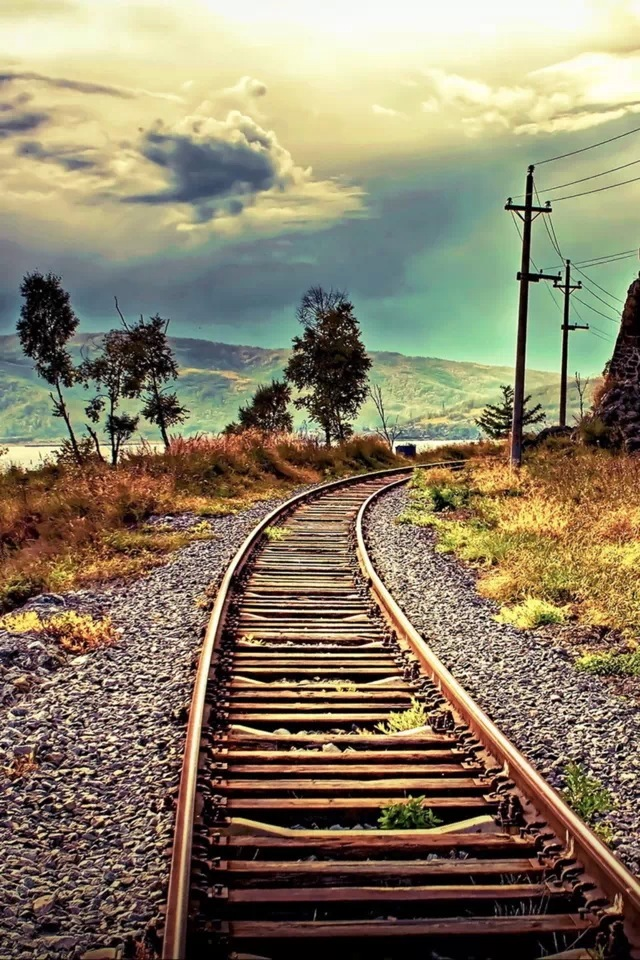
%> input picture abc.jpg, 640 x 960 px
$ octave bit_plane_slicing.m   (GNU Octave 9; MATLAB toolbox functions it lacks are replaced by stand-ins)
%> lines starting %> are read from the running program, lines starting %| are printed output that depends on the picture; in (x1, y1, x2, y2) boxes, pixels count from 0 and x2, y2 are one past the last pixel; in counts of white or black regions, pixels touching at a corner belong together; the program's own positions count from 1
clear;
clc;

i = imread('abc.jpg');
%> i is the input picture: size 960x640x3 uint8; mean R, G, B 137.8, 126.7, 102.8
im = rgb2gray(i);
cd = double(im);

plane1 = mod(cd, 2);
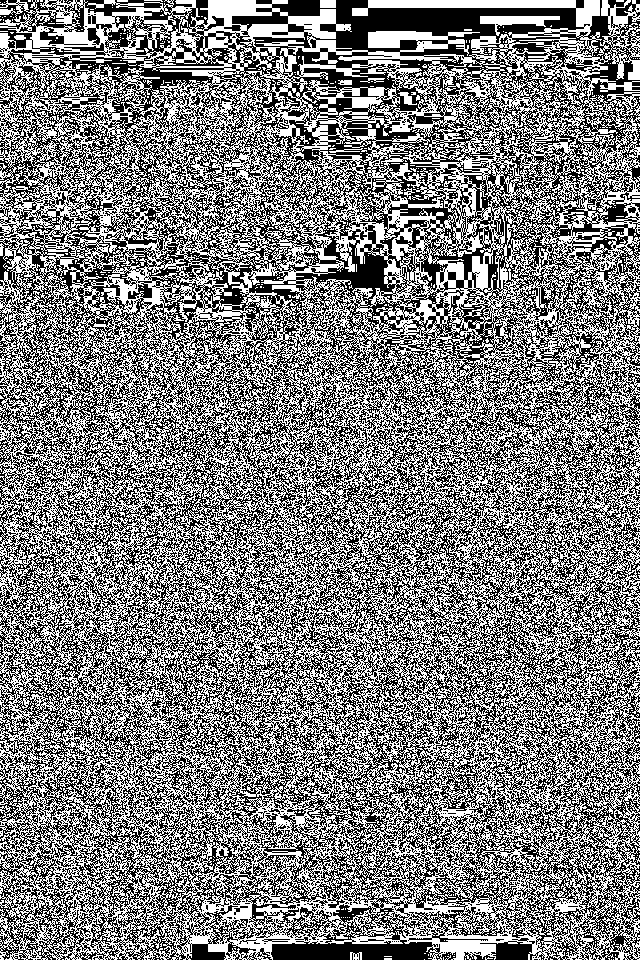
%> plane1: size 960x640 double; values 0 (black) and 1 (white), 49.6% white in thin lines or dots
plane2 = mod(floor(cd/2), 2);
%> plane2: size 960x640 double; values 0 (black) and 1 (white), 49.5% white in thin lines or dots
plane3 = mod(floor(cd/4), 2);
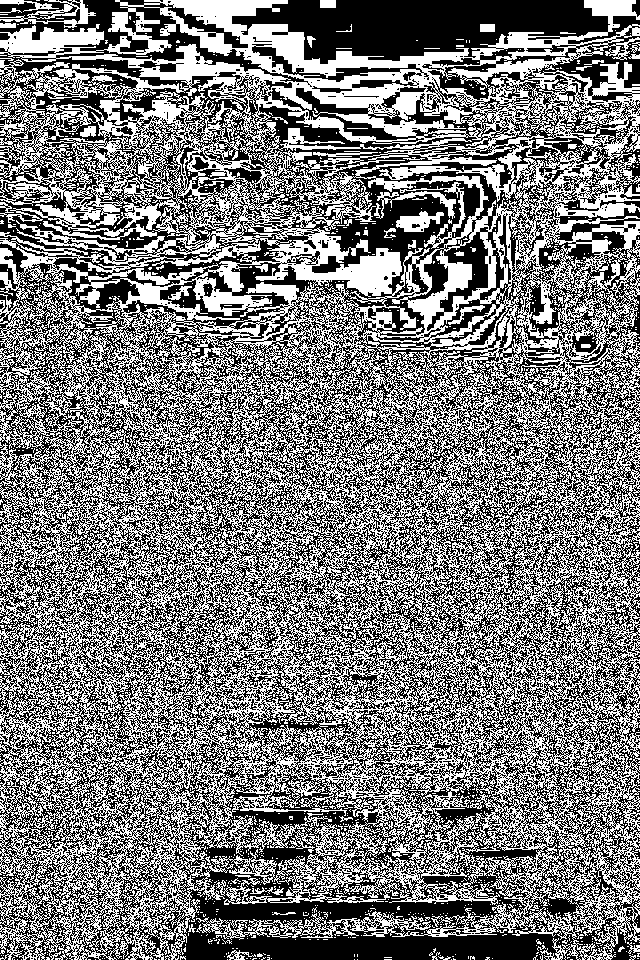
%> plane3: size 960x640 double; values 0 (black) and 1 (white), 48.1% white in thin lines or dots
plane4 = mod(floor(cd/8), 2);
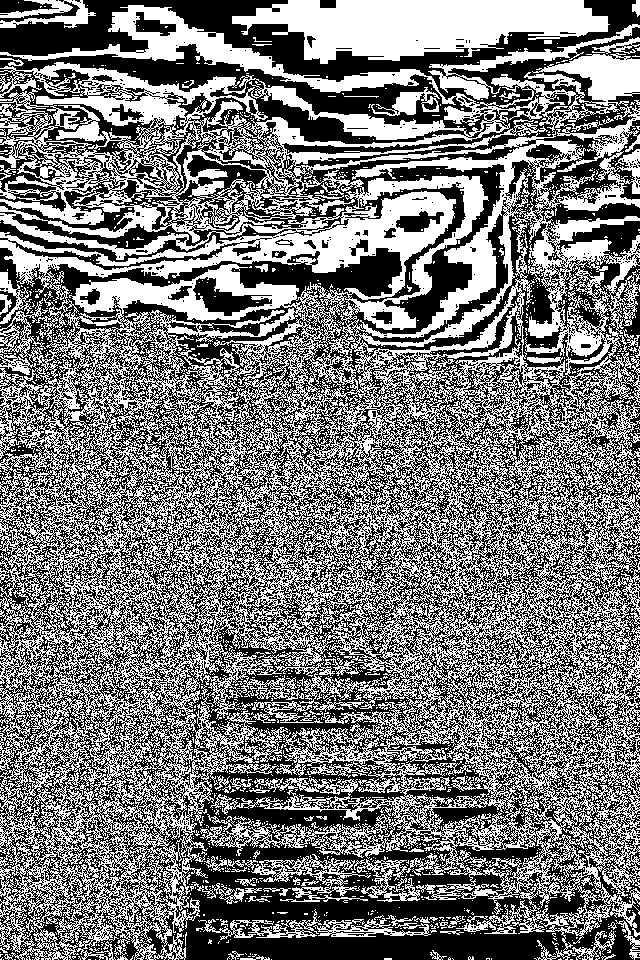
%> plane4: size 960x640 double; values 0 (black) and 1 (white), 47.9% white; 2337 white regions (2234 under 20 px), largest, box (x1, y1, x2, y2) and area: (0, 5, 640, 960) 258083, (232, 0, 610, 64) 15257, (428, 24, 640, 100) 2226
plane5 = mod(floor(cd/16), 2);
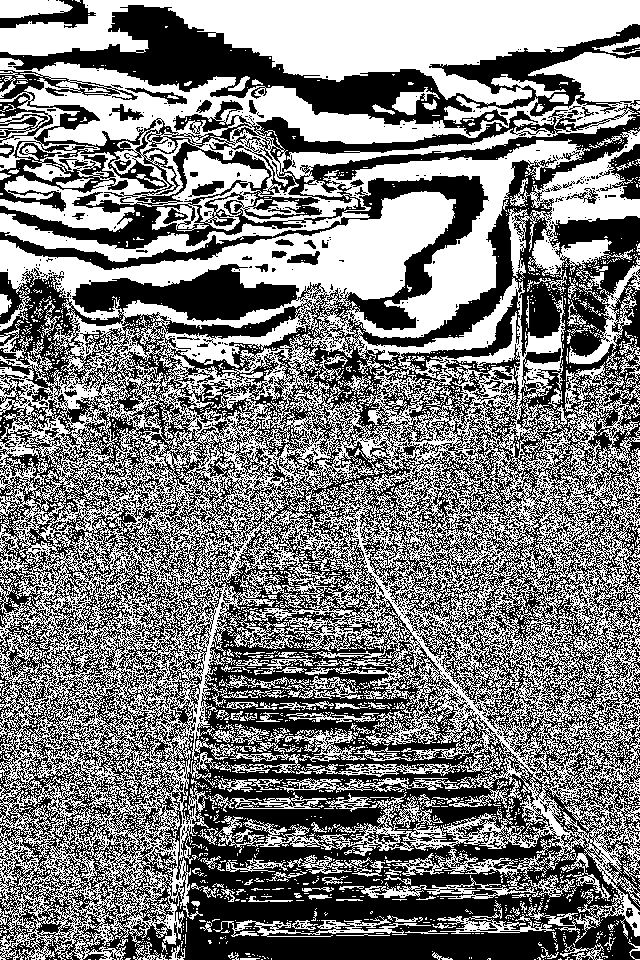
%> plane5: size 960x640 double; values 0 (black) and 1 (white), 49.5% white; 2470 white regions (2305 under 20 px), largest, box (x1, y1, x2, y2) and area: (0, 52, 640, 960) 237584, (0, 0, 640, 106) 32898, (508, 130, 640, 281) 7300
plane6 = mod(floor(cd/32), 2);
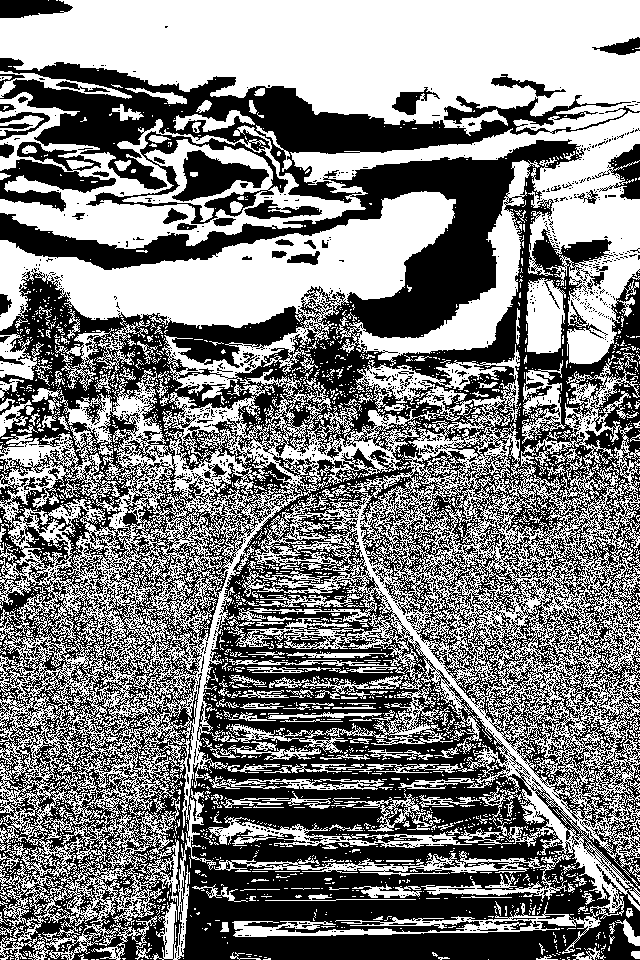
%> plane6: size 960x640 double; values 0 (black) and 1 (white), 50.2% white; 1744 black regions (1668 under 20 px), largest, box (x1, y1, x2, y2) and area: (0, 58, 640, 960) 284456, (86, 131, 288, 224) 2703, (0, 159, 116, 212) 2526
plane7 = mod(floor(cd/64), 2);
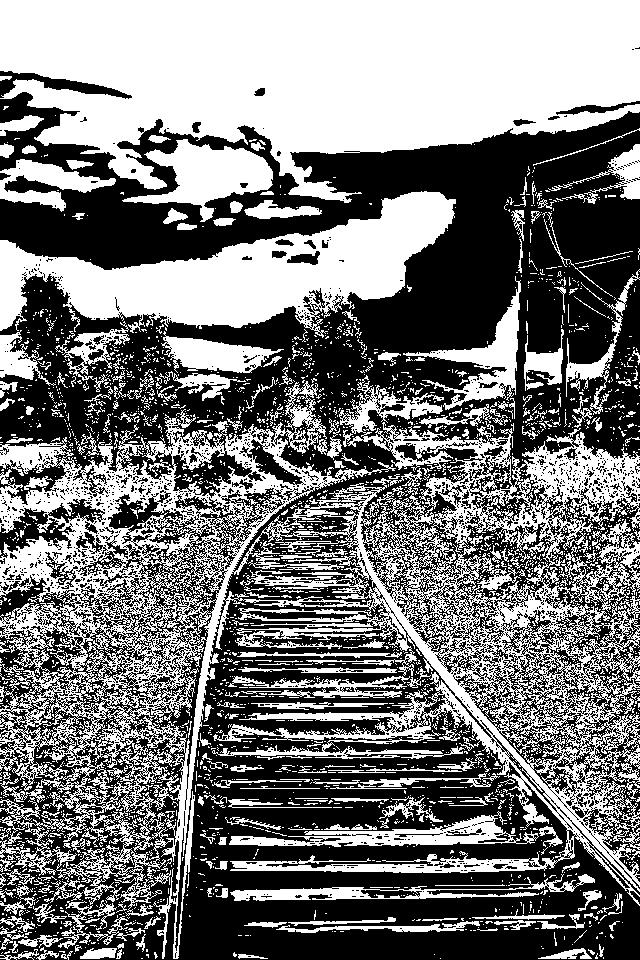
%> plane7: size 960x640 double; values 0 (black) and 1 (white), 47.4% white; 2872 white regions (2577 under 20 px), largest, box (x1, y1, x2, y2) and area: (0, 375, 640, 959) 112541, (0, 0, 640, 203) 88070, (0, 191, 456, 338) 28595
plane8 = mod(floor(cd/128), 2);
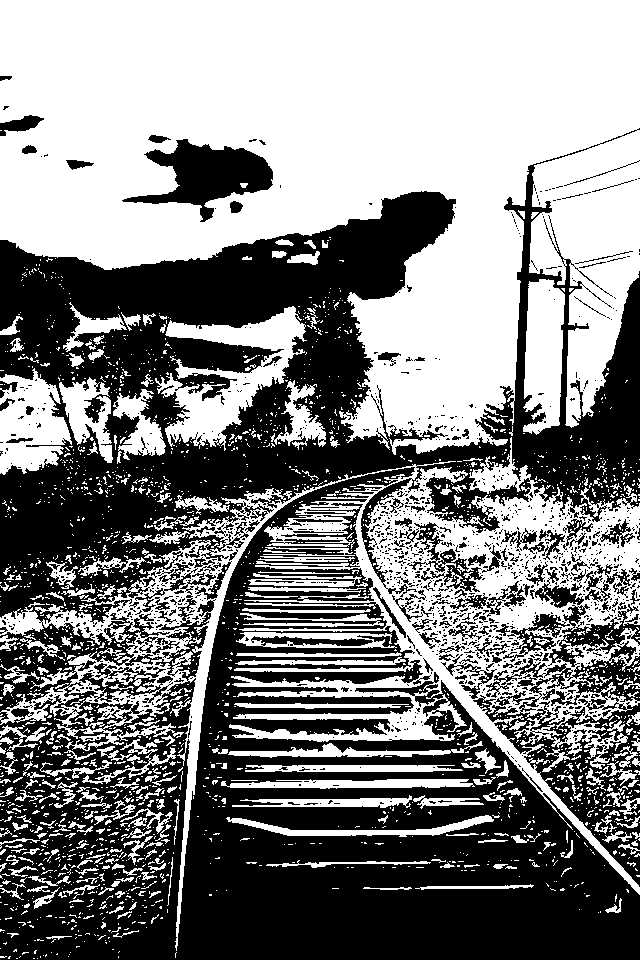
%> plane8: size 960x640 double; values 0 (black) and 1 (white), 51.4% white; 1318 black regions (1174 under 20 px), largest, box (x1, y1, x2, y2) and area: (0, 128, 640, 960) 260678, (473, 641, 640, 887) 12513, (122, 139, 273, 222) 5513
compressed_img = 128*plane8 + 64*plane7 + 32*plane6 + 16*plane5;

subplot(2, 5, 1);
imshow(im);
title('Original Image');
subplot(2, 5, 2);
imshow(plane1);
title('Bit Plane 1');
subplot(2, 5, 3);
imshow(plane2);
title('Bit Plane 2');
subplot(2, 5, 4);
imshow(plane3);
title('Bit Plane 3');
subplot(2, 5, 5);
imshow(plane4);
title('Bit Plane 4');
subplot(2, 5, 6);
imshow(plane5);
title('Bit Plane 5');
subplot(2, 5, 7);
imshow(plane6);
title('Bit Plane 6');
subplot(2, 5, 8);
imshow(plane7);
title('Bit Plane 7');
subplot(2, 5, 9);
imshow(plane8);
title('Bit Plane 8');
subplot(2, 5, 10);
imshow(uint8(compressed_img));
title('Compressed Image');
